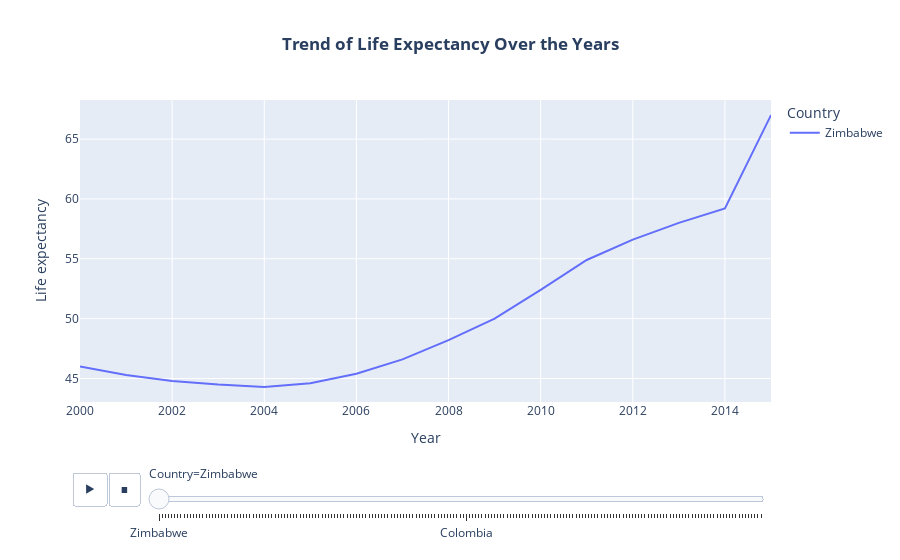

Notebook cell for this chart:
### Markdown cell above
Trend of life expectancy over the years

### Code cell
#using plotly draw line plot to show the trend of life expectancy over the years
fig = px.line(df.sort_values(by='Year'), x='Year', y='Life expectancy ',animation_frame='Country',animation_group='Year',color='Country', title='Trend of Life Expectancy Over the Years')

#update layout to center the title and make it bold
fig.update_layout(
    title=dict(text='<b>Trend of Life Expectancy Over the Years</b>', x=0.5)
)

fig.show()
